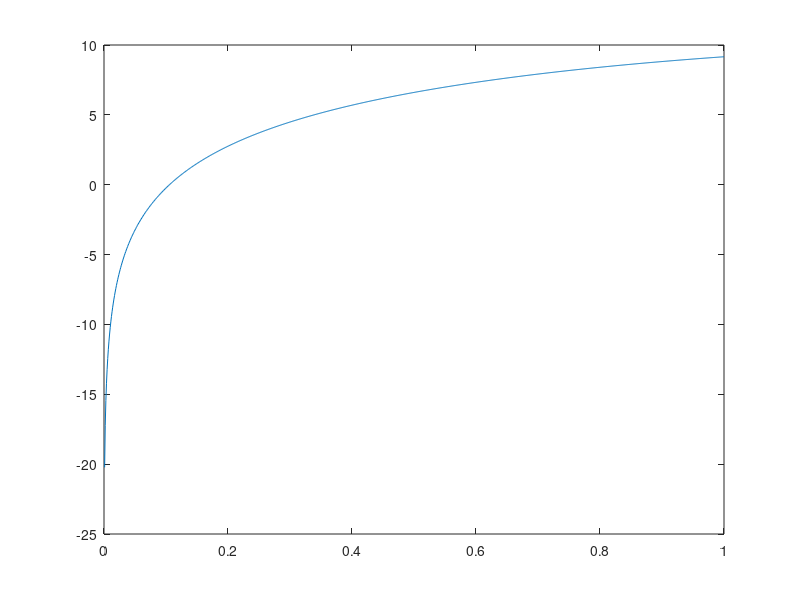
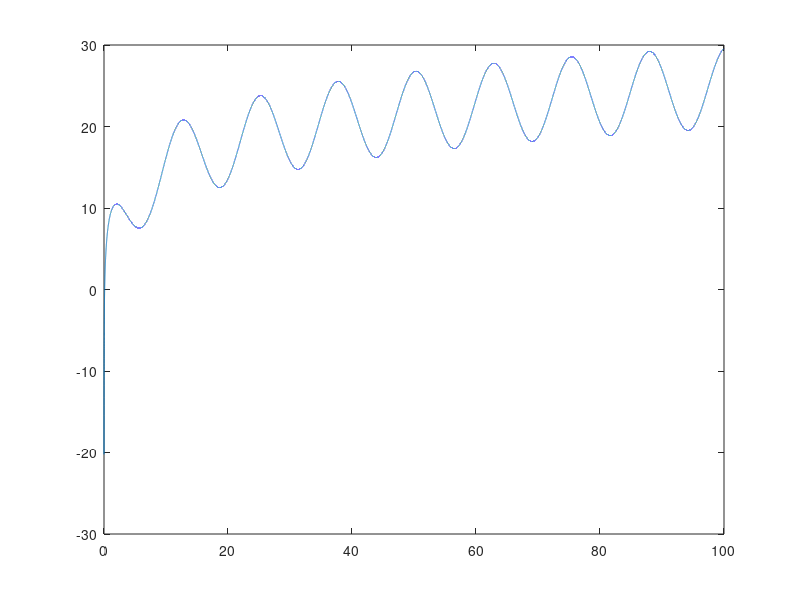

Write MATLAB code to recreate these figures, in order.
% 19 sept 2024

% INTRODUCTION 

% strings and char
h = 'ciao' ; % s i mp l e s t r i n g
i = char('pippo') ; % a n o t h e r s t r i n g o f c h a r a c t e r s
l = strcat([h,'',i]) ; % h o r i z o n t a l c o n c a t e n a t i o n o f s t r i n g s

% dynamic allocation for matrix is very inefficient

% es 1
f = @(x) 5.*cos(1/2 .* x) + 10.*log10(3.*x);
v1 = [0:0.001:1];
v2 = [0:0.001:100];
figure
plot(v1, f(v1));
figure
plot(v2, f(v2));

% es 3
eps = -pi/4;
b = [cos(eps), sin(eps)];
ang_rad = atan2(b(2),b(1)); % è intelligente e così ti da l'angolo nel quadrante gisuto mentre atan non sa darti gli angoli in II e III quadrante
ang_deg = rad2deg(ang_rad);
ang_arcsec = ang_deg*3600;


